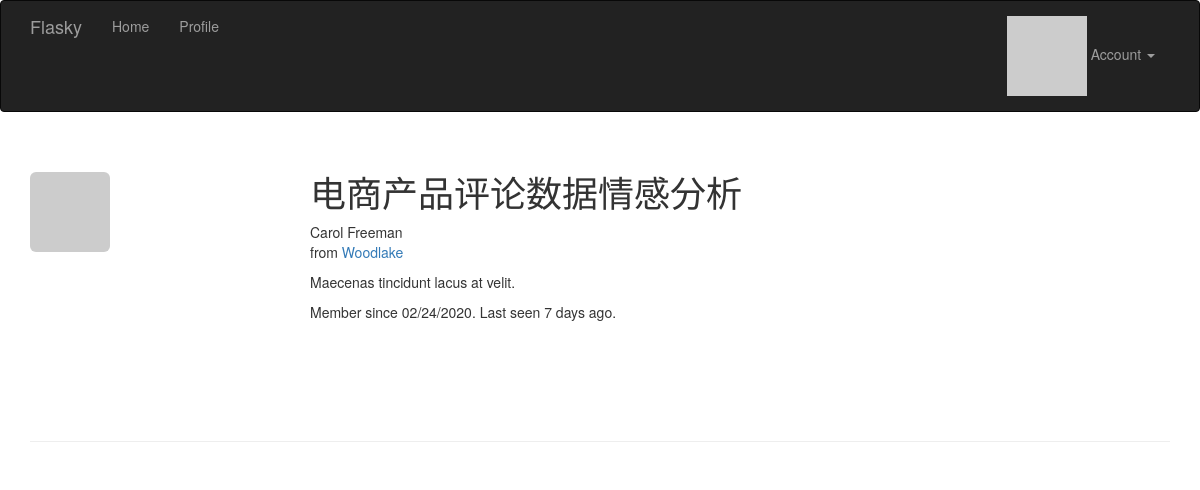
The app's page /user/电商产品评论数据情感分析 (signed in) with its own data.
### app/models.py (models this page shows, shortened)
class User(UserMixin, db.Model):
    __tablename__ = 'users'
    id = db.Column(db.Integer, primary_key=True)
    email = db.Column(db.String(64), unique=True, index=True)
    username = db.Column(db.String(64), unique=True, index=True)
    role_id = db.Column(db.Integer, db.ForeignKey('roles.id'))
    password_hash = db.Column(db.String(128))
    confirmed = db.Column(db.Boolean, default=False)
    name = db.Column(db.String(64))
    location = db.Column(db.String(64))
    about_me = db.Column(db.Text())
    member_since = db.Column(db.DateTime(), default=datetime.utcnow)
    last_seen = db.Column(db.DateTime(), default=datetime.utcnow)
    avatar_hash = db.Column(db.String(32))
    posts = db.relationship('Post', backref='author', lazy='dynamic')
    @property
    def password(self):
        raise AttributeError('password is not a readable attribute')
    def can(self, perm):
        return self.role is not None and self.role.has_permission(perm)
    def is_administrator(self):
        return self.can(Permission.ADMIN)
    def ping(self):
        self.last_seen = datetime.utcnow()
        db.session.add(self)
    def gravatar_hash(self):
        return hashlib.md5(self.email.lower().encode('utf-8')).hexdigest()
    def gravatar(self, size=100, default='identicon', rating='g'):
        url = 'https://secure.gravatar.com/avatar'
        hash = self.avatar_hash or self.gravatar_hash()
        return '{url}/{hash}?s={size}&d={default}&r={rating}'.format(
            url=url, hash=hash, size=size, default=default, rating=rating)

### app/main/views.py (the view)
@main.route('/user/<username>')
def user(username):
    user = User.query.filter_by(username=username).first_or_404()
    return render_template('user.html', user=user)

### app/auth/views.py (called while the page is built)
@auth.before_app_request
def before_request():
    if current_user.is_authenticated:
        current_user.ping()
        if not current_user.confirmed \
                and request.endpoint \
                and request.blueprint != 'auth' \
                and request.endpoint != 'static':
            return redirect(url_for('auth.unconfirmed'))

### app/main/__init__.py (called while the page is built)
@main.app_context_processor
def inject_permissions():
    return dict(Permission=Permission)

### app/models.py (called while the page is built)
@login_manager.user_loader
def load_user(user_id):
    return User.query.get(int(user_id))

### app/templates/user.html (shortened to what this page needs)
{% extends "base.html" %}
{% block page_content %}
<div class="page-header">
    <img class="img-rounded profile-thumbnail" src="{{ user.gravatar(size=256) }}">
    <div class="profile-header">
        <h1>{{ user.username }}</h1>
        {% if user.name or user.location %}
        <p>
            {% if user.name %}{{ user.name }}<br>{% endif %}
            {% if user.location %}
                from <a href="http://maps.google.com/?q={{ user.location }}">{{ user.location }}</a><br>
            {% endif %}
        </p>
        {% endif %}
        {% if user.about_me %}<p>{{ user.about_me }}</p>{% endif %}
        <p>Member since {{ moment(user.member_since).format('L') }}. Last seen {{ moment(user.last_seen).fromNow() }}.</p>
    </div>
</div>
{% endblock %}

### app/static/styles.css (style rules this page uses)
.profile-thumbnail { position: absolute; }
.profile-header { min-height: 260px; margin-left: 280px; }

### records on screen
User: username "电商产品评论数据情感分析", name "Carol Freeman", location "Woodlake", about_me "Maecenas tincidunt lacus at velit.", member_since "02/24/2020", last_seen "7 days ago"
